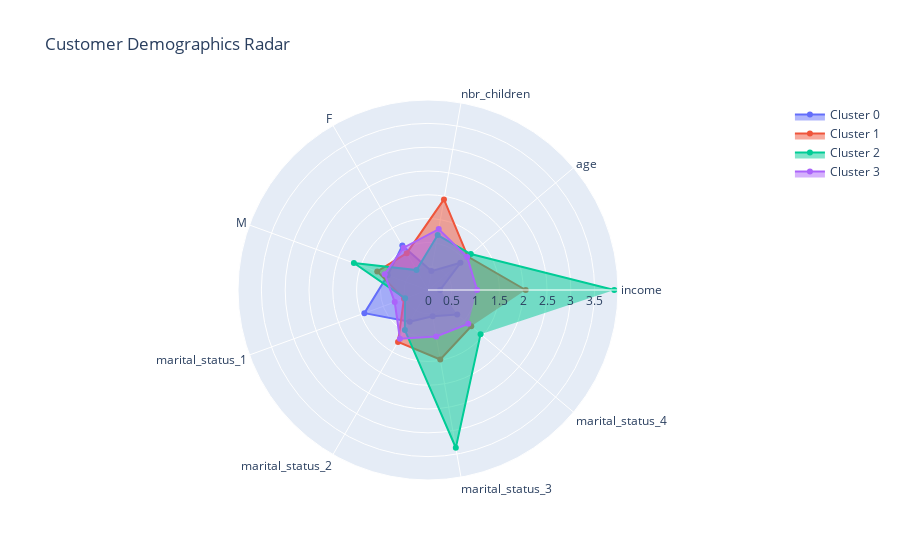

Notebook cell for this chart:
### Code cell
import plotly.graph_objects as go

# categories = ['Income', 'Age', 'Number of children', 'Gender', 'Female', 'Male', 'Marital Status 1','Marital Status 2', 'Marital Status 3', 'Marital Status 4',    ]

fig = go.Figure()

for i in df_radar.index:
  fig.add_trace(
                go.Scatterpolar(
                                r=df_radar.loc[i].values,
                                theta=df_radar.columns,
                                fill='toself',
                                name=f'Cluster {i} ',
                                )
                )


fig.update_layout(
    polar=dict(
        radialaxis=dict(
          visible=True,
        ),
      ),
    showlegend=True,
    title="Customer Demographics Radar"
)

fig.show()

### Figure 1 — Plotly figure (JSON) as saved in the notebook; plotly's stock layout.template omitted (floating-point values rounded to 4 significant figures)
{"data": [{"fill": "toself", "name": "Cluster 0 ", "r": [0.2542, 0.8895, 0.4033, 1.079, 0.9, 1.422, 0.7689, 0.5608, 0.8012], "theta": ["income", "age", "nbr_children", "F", "M", "marital_status_1", "marital_status_2", "marital_status_3", "marital_status_4"], "type": "scatterpolar"}, {"fill": "toself", "name": "Cluster 1 ", "r": [2.052, 1.092, 1.932, 0.8935, 1.135, 0.537, 1.26, 1.482, 1.186], "theta": ["income", "age", "nbr_children", "F", "M", "marital_status_1", "marital_status_2", "marital_status_3", "marital_status_4"], "type": "scatterpolar"}, {"fill": "toself", "name": "Cluster 2 ", "r": [3.913, 1.174, 1.172, 0.483, 1.657, 0.512, 0.9723, 3.365, 1.442], "theta": ["income", "age", "nbr_children", "F", "M", "marital_status_1", "marital_status_2", "marital_status_3", "marital_status_4"], "type": "scatterpolar"}, {"fill": "toself", "name": "Cluster 3 ", "r": [1.032, 1.075, 1.299, 1.025, 0.9679, 0.744, 1.18, 0.992, 1.105], "theta": ["income", "age", "nbr_children", "F", "M", "marital_status_1", "marital_status_2", "marital_status_3", "marital_status_4"], "type": "scatterpolar"}], "layout": {"autosize": true, "polar": {"angularaxis": {"type": "category"}, "radialaxis": {"autorange": true, "range": [0, 4.083], "type": "linear", "visible": true}}, "showlegend": true, "title": {"text": "Customer Demographics Radar"}}}
